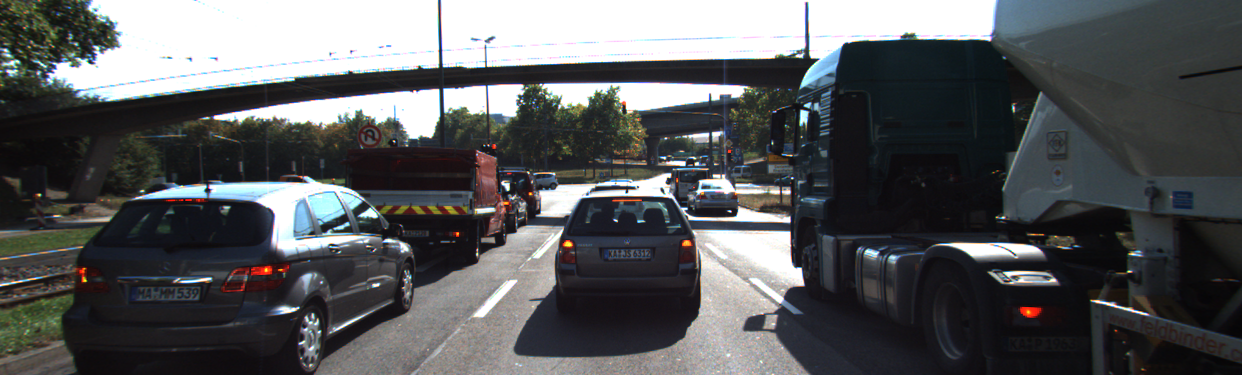
//> input picture SFND_Camera/detect_keypoints/detect_keypoints/images/img1.png, 1242 x 375 px
$ ./detect_keypoints   (built with g++ and OpenCV 4)
//> lines starting //> are read from the running program, lines starting //| are printed output that depends on the picture; after the words box and inside, x2 and y2 are one past the last pixel; in counts of white or black regions, pixels touching at a corner belong together
#include <iostream>
#include <numeric>
#include <opencv2/core.hpp>
#include <opencv2/highgui.hpp>
#include <opencv2/imgproc.hpp>
#include <opencv2/features2d.hpp>

using namespace std;

void detKeypoints1()
{
    // load image from file and convert to grayscale
    cv::Mat imgGray;
    cv::Mat img = cv::imread("../images/img1.png");
//> img is the input picture: 375 rows x 1242 cols, CV_8UC3; mean B, G, R 90.7, 89.1, 87.5
    cv::cvtColor(img, imgGray, cv::COLOR_BGR2GRAY);
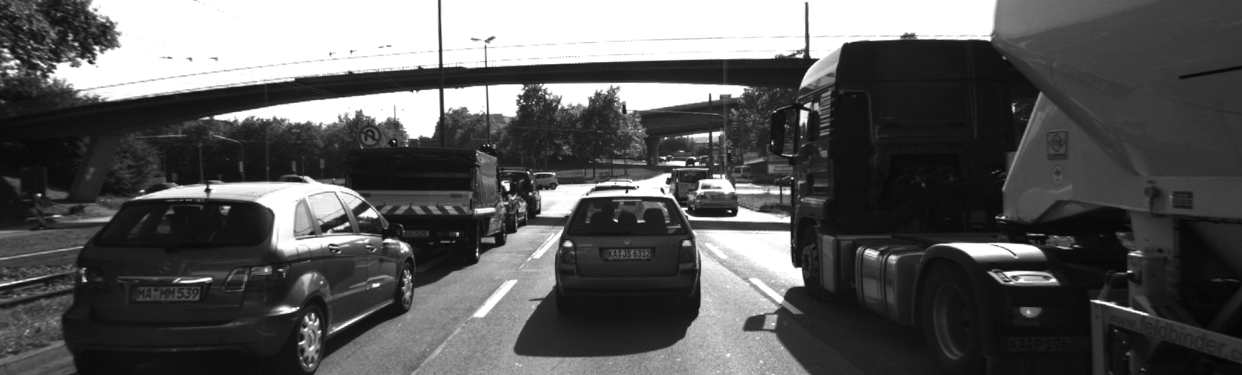
//> imgGray: 375 rows x 1242 cols, CV_8UC1; min 5, max 255, mean 88.8

    // Shi-Tomasi detector
    int blockSize = 6;       //  size of a block for computing a derivative covariation matrix over each pixel neighborhood
    double maxOverlap = 0.0; // max. permissible overlap between two features in %
    double minDistance = (1.0 - maxOverlap) * blockSize;
    int maxCorners = img.rows * img.cols / max(1.0, minDistance); // max. num. of keypoints
//> maxCorners = 77625
    double qualityLevel = 0.01;                                   // minimal accepted quality of image corners
    double k = 0.04;
    bool useHarris = false;

    vector<cv::KeyPoint> kptsShiTomasi;
    vector<cv::Point2f> corners;
    double t = (double)cv::getTickCount();
    cv::goodFeaturesToTrack(imgGray, corners, maxCorners, qualityLevel, minDistance, cv::Mat(), blockSize, useHarris, k);
//> corners = 1144 Points (x, y), first 12: [487, 65], [626, 191], [685, 163], [802, 112], [697, 164], [802, 284], [208, 187], [707, 135], [669, 176], [488, 87], [800, 270], [788, 221]
    t = ((double)cv::getTickCount() - t) / cv::getTickFrequency();
    cout << "Shi-Tomasi with n= " << corners.size() << " keypoints in " << 1000 * t / 1.0 << " ms" << endl;

    for (auto it = corners.begin(); it != corners.end(); ++it)
    { // add corners to result vector

        cv::KeyPoint newKeyPoint;
        newKeyPoint.pt = cv::Point2f((*it).x, (*it).y);
        newKeyPoint.size = blockSize;
        kptsShiTomasi.push_back(newKeyPoint);
    }
//> after the loop, kptsShiTomasi = 1144 keypoints; strongest (x, y, size): (487, 65, 6), (626, 191, 6), (685, 163, 6), (802, 112, 6)

    // visualize results
    cv::Mat visImage = img.clone();
    cv::drawKeypoints(img, kptsShiTomasi, visImage, cv::Scalar::all(-1), cv::DrawMatchesFlags::DRAW_RICH_KEYPOINTS);
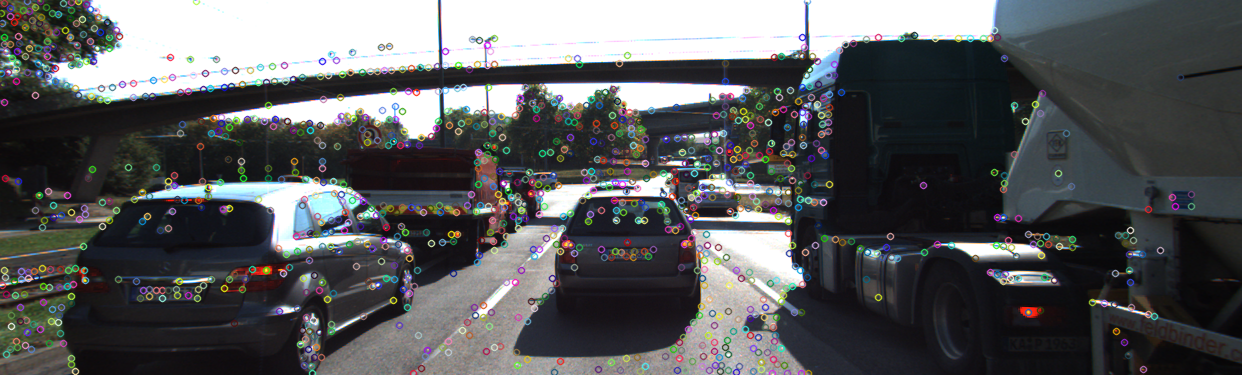
//> visImage: 375 rows x 1242 cols, CV_8UC3; 11.21% of pixels changed, all inside (x1, y1, x2, y2) = (0, 0, 1196, 375)
    string windowName = "Shi-Tomasi Results";
    cv::namedWindow(windowName, 1);
    imshow(windowName, visImage);
    cv::waitKey(0);
    cv::destroyWindow(windowName);

    // TODO: use the OpenCV library to add the FAST detector
    // in addition to the already implemented Shi-Tomasi
    // detector and compare both algorithms with regard to
    // (a) number of keypoints, (b) distribution of
    // keypoints over the image and (c) processing speed.
    vector<cv::KeyPoint> kptsFAST;
    const int thresholdFAST = 35;

    t = (double)cv::getTickCount();
    cv::FAST(img, kptsFAST, thresholdFAST, true);
//> kptsFAST = 2259 keypoints; strongest (x, y, size): (755, 269, 7), (897, 307, 7), (1235, 284, 7), (992, 54, 7)
    t = ((double)cv::getTickCount() - t) / cv::getTickFrequency();
    cout << "FAST with n= " << kptsFAST.size() << " keypoints in " << 1000 * t / 1.0 << " ms" << endl;

    // visualize results
    cv::Mat visImageFAST = img.clone();
    cv::drawKeypoints(img, kptsFAST, visImageFAST, cv::Scalar::all(-1), cv::DrawMatchesFlags::DRAW_RICH_KEYPOINTS);
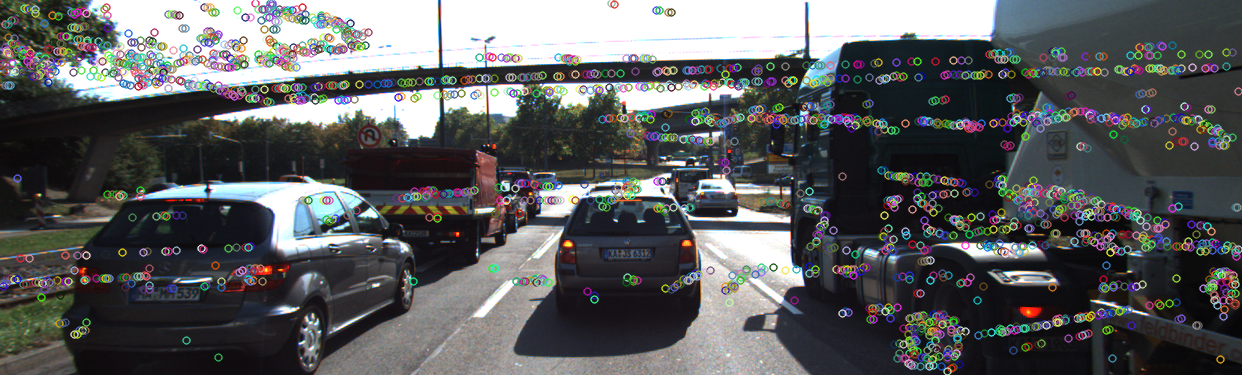
//> visImageFAST: 375 rows x 1242 cols, CV_8UC3; 17.08% of pixels changed, all inside (x1, y1, x2, y2) = (0, 0, 1242, 375)
    windowName = "FAST Results";
    cv::namedWindow(windowName, 1);
    imshow(windowName, visImageFAST);
    cv::waitKey(0);
    cv::destroyWindow(windowName);

}

int main()
{
    detKeypoints1();
}

$ run again, with SFND_Camera/detect_keypoints/detect_keypoints/images/img0006.png copied over SFND_Camera/detect_keypoints/detect_keypoints/images/img1.png
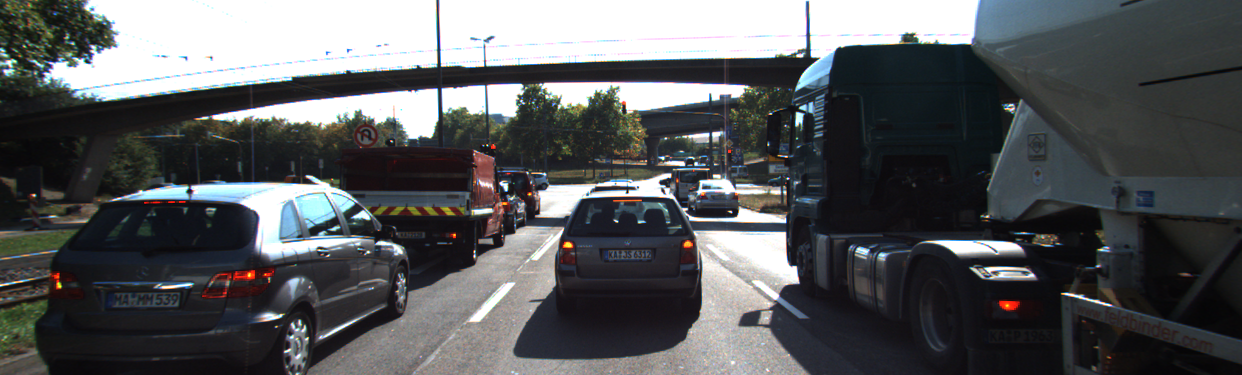
//> input picture SFND_Camera/detect_keypoints/detect_keypoints/images/img0006.png, 1242 x 375 px
//> in detKeypoints1, img is the input picture: 375 rows x 1242 cols, CV_8UC3; mean B, G, R 91.1, 89.2, 87.2
//> corners = 1139 Points (x, y), first 12: [784, 221], [484, 65], [626, 192], [696, 164], [798, 114], [443, 65], [708, 135], [797, 282], [190, 187], [661, 183], [685, 164], [795, 268]
//> after the loop in detKeypoints1, `for (auto it = corners.begin(); it != corners.end(); ++it)`: kptsShiTomasi = 1139 keypoints; strongest (x, y, size): (784, 221, 6), (484, 65, 6), (626, 192, 6), (696, 164, 6)
//> in detKeypoints1, `cv::drawKeypoints(img, kptsShiTomasi, visImage, cv::Scalar::all(-1), c..`:
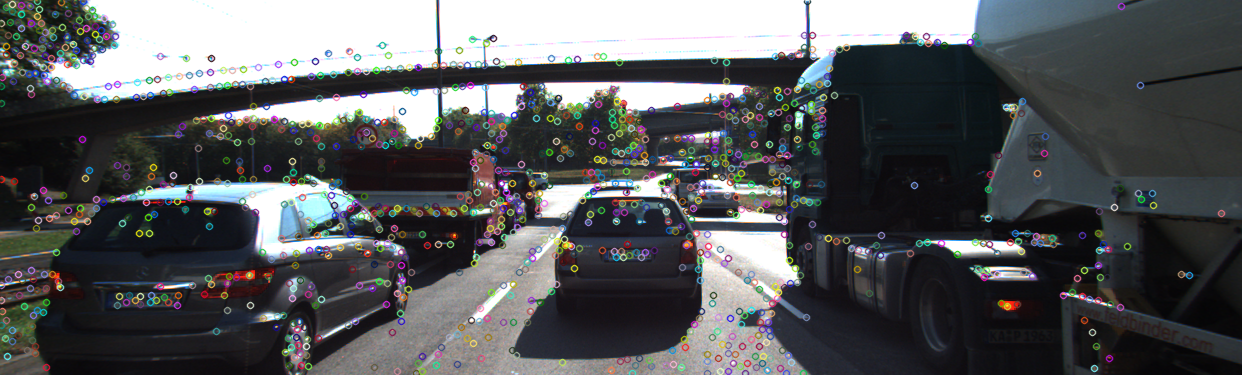
//> visImage: 375 rows x 1242 cols, CV_8UC3; 11.2% of pixels changed, all inside (x1, y1, x2, y2) = (0, 0, 1226, 375)
//> kptsFAST = 2321 keypoints; strongest (x, y, size): (1172, 141, 7), (1043, 51, 7), (1043, 49, 7), (980, 52, 7)
//> in detKeypoints1, `cv::drawKeypoints(img, kptsFAST, visImageFAST, cv::Scalar::all(-1), cv..`:
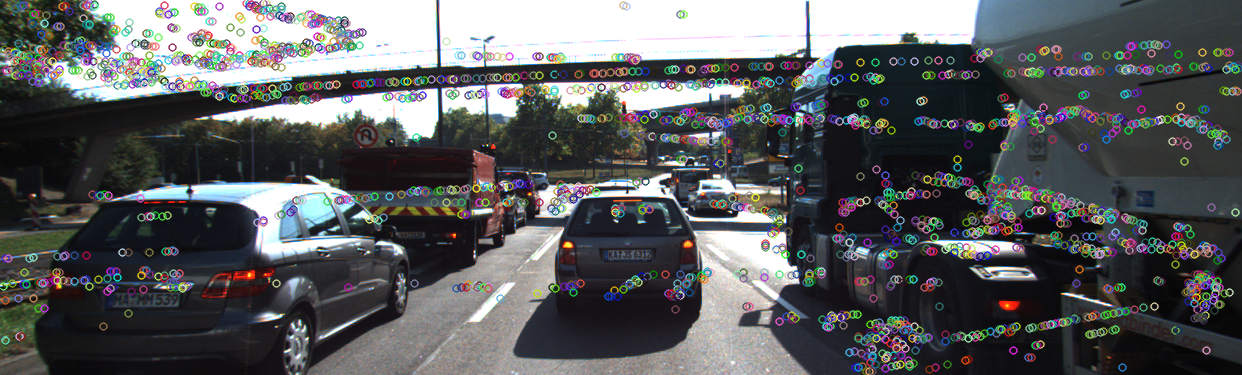
//> visImageFAST: 375 rows x 1242 cols, CV_8UC3; 17.5% of pixels changed, all inside (x1, y1, x2, y2) = (0, 0, 1242, 375)
